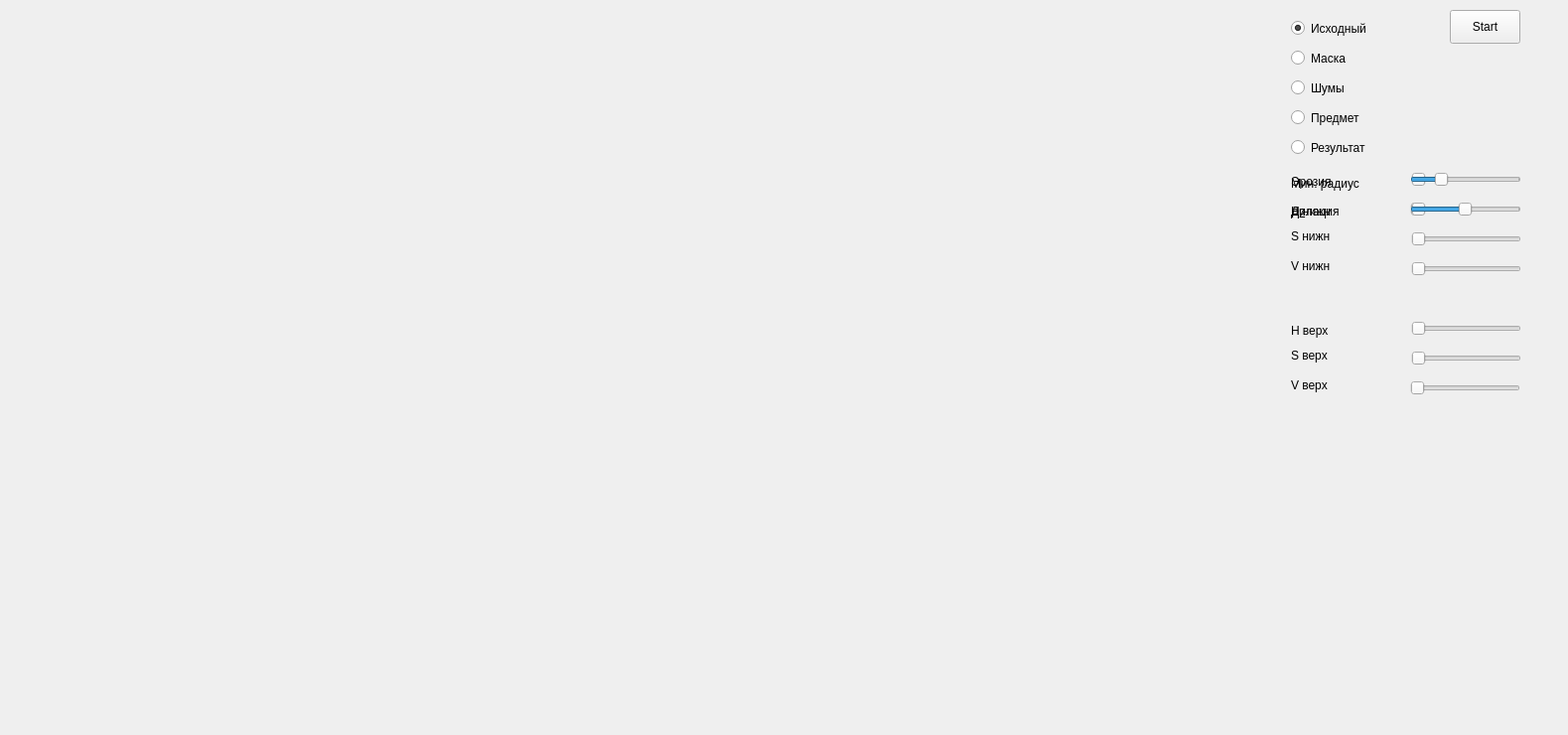
<?xml version="1.0" encoding="UTF-8"?>
<ui version="4.0">
 <class>MainWindow</class>
 <widget class="QMainWindow" name="MainWindow">
  <property name="geometry">
   <rect>
    <x>0</x>
    <y>0</y>
    <width>1579</width>
    <height>740</height>
   </rect>
  </property>
  <property name="windowTitle">
   <string>MainWindow</string>
  </property>
  <widget class="QWidget" name="centralwidget">
   <widget class="QRadioButton" name="radioButtonNormal">
    <property name="geometry">
     <rect>
      <x>1300</x>
      <y>20</y>
      <width>131</width>
      <height>17</height>
     </rect>
    </property>
    <property name="text">
     <string>Исходный</string>
    </property>
    <property name="checked">
     <bool>true</bool>
    </property>
   </widget>
   <widget class="QRadioButton" name="radioButtonMask">
    <property name="geometry">
     <rect>
      <x>1300</x>
      <y>50</y>
      <width>121</width>
      <height>17</height>
     </rect>
    </property>
    <property name="text">
     <string>Маска</string>
    </property>
   </widget>
   <widget class="QRadioButton" name="radioButtonNoise">
    <property name="geometry">
     <rect>
      <x>1300</x>
      <y>80</y>
      <width>82</width>
      <height>17</height>
     </rect>
    </property>
    <property name="text">
     <string>Шумы</string>
    </property>
   </widget>
   <widget class="QRadioButton" name="radioButtonTarget">
    <property name="geometry">
     <rect>
      <x>1300</x>
      <y>110</y>
      <width>121</width>
      <height>17</height>
     </rect>
    </property>
    <property name="text">
     <string>Предмет</string>
    </property>
   </widget>
   <widget class="QRadioButton" name="radioButtonResult">
    <property name="geometry">
     <rect>
      <x>1300</x>
      <y>140</y>
      <width>111</width>
      <height>17</height>
     </rect>
    </property>
    <property name="text">
     <string>Результат</string>
    </property>
   </widget>
   <widget class="QSlider" name="sliderHDown">
    <property name="geometry">
     <rect>
      <x>1420</x>
      <y>200</y>
      <width>111</width>
      <height>22</height>
     </rect>
    </property>
    <property name="maximum">
     <number>179</number>
    </property>
    <property name="orientation">
     <enum>Qt::Horizontal</enum>
    </property>
   </widget>
   <widget class="QLabel" name="labelColorDown">
    <property name="geometry">
     <rect>
      <x>1300</x>
      <y>170</y>
      <width>125</width>
      <height>25</height>
     </rect>
    </property>
    <property name="text">
     <string/>
    </property>
   </widget>
   <widget class="QSlider" name="sliderSDown">
    <property name="geometry">
     <rect>
      <x>1421</x>
      <y>230</y>
      <width>111</width>
      <height>22</height>
     </rect>
    </property>
    <property name="maximum">
     <number>255</number>
    </property>
    <property name="orientation">
     <enum>Qt::Horizontal</enum>
    </property>
   </widget>
   <widget class="QSlider" name="sliderVDown">
    <property name="geometry">
     <rect>
      <x>1421</x>
      <y>260</y>
      <width>111</width>
      <height>22</height>
     </rect>
    </property>
    <property name="maximum">
     <number>255</number>
    </property>
    <property name="orientation">
     <enum>Qt::Horizontal</enum>
    </property>
   </widget>
   <widget class="QLabel" name="label">
    <property name="geometry">
     <rect>
      <x>1300</x>
      <y>205</y>
      <width>71</width>
      <height>16</height>
     </rect>
    </property>
    <property name="text">
     <string>H нижн</string>
    </property>
   </widget>
   <widget class="QLabel" name="label_2">
    <property name="geometry">
     <rect>
      <x>1300</x>
      <y>230</y>
      <width>71</width>
      <height>16</height>
     </rect>
    </property>
    <property name="text">
     <string>S нижн</string>
    </property>
   </widget>
   <widget class="QLabel" name="label_3">
    <property name="geometry">
     <rect>
      <x>1300</x>
      <y>260</y>
      <width>71</width>
      <height>16</height>
     </rect>
    </property>
    <property name="text">
     <string>V нижн</string>
    </property>
   </widget>
   <widget class="QLabel" name="labelView">
    <property name="geometry">
     <rect>
      <x>10</x>
      <y>10</y>
      <width>1280</width>
      <height>720</height>
     </rect>
    </property>
    <property name="text">
     <string/>
    </property>
   </widget>
   <widget class="QSlider" name="sliderSUp">
    <property name="geometry">
     <rect>
      <x>1421</x>
      <y>350</y>
      <width>111</width>
      <height>22</height>
     </rect>
    </property>
    <property name="maximum">
     <number>255</number>
    </property>
    <property name="orientation">
     <enum>Qt::Horizontal</enum>
    </property>
   </widget>
   <widget class="QSlider" name="sliderHUp">
    <property name="geometry">
     <rect>
      <x>1421</x>
      <y>320</y>
      <width>111</width>
      <height>22</height>
     </rect>
    </property>
    <property name="maximum">
     <number>179</number>
    </property>
    <property name="orientation">
     <enum>Qt::Horizontal</enum>
    </property>
   </widget>
   <widget class="QLabel" name="label_4">
    <property name="geometry">
     <rect>
      <x>1300</x>
      <y>325</y>
      <width>71</width>
      <height>16</height>
     </rect>
    </property>
    <property name="text">
     <string>H верх</string>
    </property>
   </widget>
   <widget class="QLabel" name="label_5">
    <property name="geometry">
     <rect>
      <x>1300</x>
      <y>350</y>
      <width>71</width>
      <height>16</height>
     </rect>
    </property>
    <property name="text">
     <string>S верх</string>
    </property>
   </widget>
   <widget class="QLabel" name="label_6">
    <property name="geometry">
     <rect>
      <x>1300</x>
      <y>380</y>
      <width>71</width>
      <height>16</height>
     </rect>
    </property>
    <property name="text">
     <string>V верх</string>
    </property>
   </widget>
   <widget class="QLabel" name="labelColorUp">
    <property name="geometry">
     <rect>
      <x>1300</x>
      <y>290</y>
      <width>125</width>
      <height>25</height>
     </rect>
    </property>
    <property name="text">
     <string/>
    </property>
   </widget>
   <widget class="QSlider" name="sliderVUp">
    <property name="geometry">
     <rect>
      <x>1420</x>
      <y>380</y>
      <width>111</width>
      <height>22</height>
     </rect>
    </property>
    <property name="maximum">
     <number>255</number>
    </property>
    <property name="orientation">
     <enum>Qt::Horizontal</enum>
    </property>
   </widget>
   <widget class="QSlider" name="sliderErodeKernel">
    <property name="geometry">
     <rect>
      <x>1421</x>
      <y>170</y>
      <width>111</width>
      <height>22</height>
     </rect>
    </property>
    <property name="minimum">
     <number>0</number>
    </property>
    <property name="value">
     <number>0</number>
    </property>
    <property name="orientation">
     <enum>Qt::Horizontal</enum>
    </property>
   </widget>
   <widget class="QLabel" name="label_7">
    <property name="geometry">
     <rect>
      <x>1300</x>
      <y>175</y>
      <width>71</width>
      <height>16</height>
     </rect>
    </property>
    <property name="text">
     <string>Эрозия</string>
    </property>
   </widget>
   <widget class="QSlider" name="sliderDilationKernel">
    <property name="geometry">
     <rect>
      <x>1421</x>
      <y>200</y>
      <width>111</width>
      <height>22</height>
     </rect>
    </property>
    <property name="minimum">
     <number>0</number>
    </property>
    <property name="value">
     <number>0</number>
    </property>
    <property name="orientation">
     <enum>Qt::Horizontal</enum>
    </property>
   </widget>
   <widget class="QLabel" name="label_8">
    <property name="geometry">
     <rect>
      <x>1300</x>
      <y>205</y>
      <width>81</width>
      <height>16</height>
     </rect>
    </property>
    <property name="text">
     <string>Дилация</string>
    </property>
   </widget>
   <widget class="QPushButton" name="pushButton">
    <property name="geometry">
     <rect>
      <x>1460</x>
      <y>10</y>
      <width>71</width>
      <height>34</height>
     </rect>
    </property>
    <property name="text">
     <string>Start</string>
    </property>
   </widget>
   <widget class="QSlider" name="sliderMinRadius">
    <property name="geometry">
     <rect>
      <x>1420</x>
      <y>170</y>
      <width>111</width>
      <height>22</height>
     </rect>
    </property>
    <property name="minimum">
     <number>1</number>
    </property>
    <property name="maximum">
     <number>400</number>
    </property>
    <property name="value">
     <number>100</number>
    </property>
    <property name="orientation">
     <enum>Qt::Horizontal</enum>
    </property>
   </widget>
   <widget class="QSlider" name="sliderP2">
    <property name="geometry">
     <rect>
      <x>1420</x>
      <y>200</y>
      <width>111</width>
      <height>22</height>
     </rect>
    </property>
    <property name="minimum">
     <number>1</number>
    </property>
    <property name="maximum">
     <number>199</number>
    </property>
    <property name="value">
     <number>100</number>
    </property>
    <property name="orientation">
     <enum>Qt::Horizontal</enum>
    </property>
   </widget>
   <widget class="QLabel" name="label_9">
    <property name="geometry">
     <rect>
      <x>1300</x>
      <y>175</y>
      <width>101</width>
      <height>19</height>
     </rect>
    </property>
    <property name="text">
     <string>Мин. радиус</string>
    </property>
   </widget>
   <widget class="QLabel" name="label_10">
    <property name="geometry">
     <rect>
      <x>1300</x>
      <y>205</y>
      <width>21</width>
      <height>19</height>
     </rect>
    </property>
    <property name="text">
     <string>P2</string>
    </property>
   </widget>
  </widget>
 </widget>
 <resources/>
 <connections>
  <connection>
   <sender>radioButtonNormal</sender>
   <signal>clicked()</signal>
   <receiver>MainWindow</receiver>
   <slot>update()</slot>
   <hints>
    <hint type="sourcelabel">
     <x>740</x>
     <y>48</y>
    </hint>
    <hint type="destinationlabel">
     <x>399</x>
     <y>299</y>
    </hint>
   </hints>
  </connection>
  <connection>
   <sender>radioButtonMask</sender>
   <signal>clicked()</signal>
   <receiver>MainWindow</receiver>
   <slot>update()</slot>
   <hints>
    <hint type="sourcelabel">
     <x>740</x>
     <y>78</y>
    </hint>
    <hint type="destinationlabel">
     <x>399</x>
     <y>299</y>
    </hint>
   </hints>
  </connection>
  <connection>
   <sender>radioButtonNoise</sender>
   <signal>clicked()</signal>
   <receiver>MainWindow</receiver>
   <slot>update()</slot>
   <hints>
    <hint type="sourcelabel">
     <x>740</x>
     <y>108</y>
    </hint>
    <hint type="destinationlabel">
     <x>399</x>
     <y>299</y>
    </hint>
   </hints>
  </connection>
  <connection>
   <sender>radioButtonTarget</sender>
   <signal>clicked()</signal>
   <receiver>MainWindow</receiver>
   <slot>update()</slot>
   <hints>
    <hint type="sourcelabel">
     <x>740</x>
     <y>138</y>
    </hint>
    <hint type="destinationlabel">
     <x>399</x>
     <y>299</y>
    </hint>
   </hints>
  </connection>
  <connection>
   <sender>radioButtonResult</sender>
   <signal>clicked()</signal>
   <receiver>MainWindow</receiver>
   <slot>update()</slot>
   <hints>
    <hint type="sourcelabel">
     <x>740</x>
     <y>168</y>
    </hint>
    <hint type="destinationlabel">
     <x>399</x>
     <y>299</y>
    </hint>
   </hints>
  </connection>
  <connection>
   <sender>sliderSDown</sender>
   <signal>valueChanged(int)</signal>
   <receiver>MainWindow</receiver>
   <slot>update()</slot>
   <hints>
    <hint type="sourcelabel">
     <x>725</x>
     <y>230</y>
    </hint>
    <hint type="destinationlabel">
     <x>417</x>
     <y>190</y>
    </hint>
   </hints>
  </connection>
  <connection>
   <sender>sliderVDown</sender>
   <signal>valueChanged(int)</signal>
   <receiver>MainWindow</receiver>
   <slot>update()</slot>
   <hints>
    <hint type="sourcelabel">
     <x>725</x>
     <y>260</y>
    </hint>
    <hint type="destinationlabel">
     <x>417</x>
     <y>190</y>
    </hint>
   </hints>
  </connection>
  <connection>
   <sender>sliderHDown</sender>
   <signal>valueChanged(int)</signal>
   <receiver>MainWindow</receiver>
   <slot>update()</slot>
   <hints>
    <hint type="sourcelabel">
     <x>725</x>
     <y>200</y>
    </hint>
    <hint type="destinationlabel">
     <x>417</x>
     <y>190</y>
    </hint>
   </hints>
  </connection>
  <connection>
   <sender>sliderHUp</sender>
   <signal>valueChanged(int)</signal>
   <receiver>MainWindow</receiver>
   <slot>update()</slot>
   <hints>
    <hint type="sourcelabel">
     <x>765</x>
     <y>320</y>
    </hint>
    <hint type="destinationlabel">
     <x>417</x>
     <y>202</y>
    </hint>
   </hints>
  </connection>
  <connection>
   <sender>sliderSUp</sender>
   <signal>valueChanged(int)</signal>
   <receiver>MainWindow</receiver>
   <slot>update()</slot>
   <hints>
    <hint type="sourcelabel">
     <x>765</x>
     <y>350</y>
    </hint>
    <hint type="destinationlabel">
     <x>417</x>
     <y>202</y>
    </hint>
   </hints>
  </connection>
  <connection>
   <sender>sliderVUp</sender>
   <signal>valueChanged(int)</signal>
   <receiver>MainWindow</receiver>
   <slot>update()</slot>
   <hints>
    <hint type="sourcelabel">
     <x>765</x>
     <y>380</y>
    </hint>
    <hint type="destinationlabel">
     <x>417</x>
     <y>202</y>
    </hint>
   </hints>
  </connection>
  <connection>
   <sender>sliderErodeKernel</sender>
   <signal>valueChanged(int)</signal>
   <receiver>MainWindow</receiver>
   <slot>update()</slot>
   <hints>
    <hint type="sourcelabel">
     <x>765</x>
     <y>170</y>
    </hint>
    <hint type="destinationlabel">
     <x>417</x>
     <y>202</y>
    </hint>
   </hints>
  </connection>
  <connection>
   <sender>sliderDilationKernel</sender>
   <signal>valueChanged(int)</signal>
   <receiver>MainWindow</receiver>
   <slot>update()</slot>
   <hints>
    <hint type="sourcelabel">
     <x>765</x>
     <y>200</y>
    </hint>
    <hint type="destinationlabel">
     <x>417</x>
     <y>202</y>
    </hint>
   </hints>
  </connection>
  <connection>
   <sender>sliderMinRadius</sender>
   <signal>valueChanged(int)</signal>
   <receiver>MainWindow</receiver>
   <slot>update()</slot>
   <hints>
    <hint type="sourcelabel">
     <x>739</x>
     <y>430</y>
    </hint>
    <hint type="destinationlabel">
     <x>417</x>
     <y>254</y>
    </hint>
   </hints>
  </connection>
  <connection>
   <sender>sliderP2</sender>
   <signal>valueChanged(int)</signal>
   <receiver>MainWindow</receiver>
   <slot>update()</slot>
   <hints>
    <hint type="sourcelabel">
     <x>739</x>
     <y>470</y>
    </hint>
    <hint type="destinationlabel">
     <x>417</x>
     <y>254</y>
    </hint>
   </hints>
  </connection>
 </connections>
</ui>
